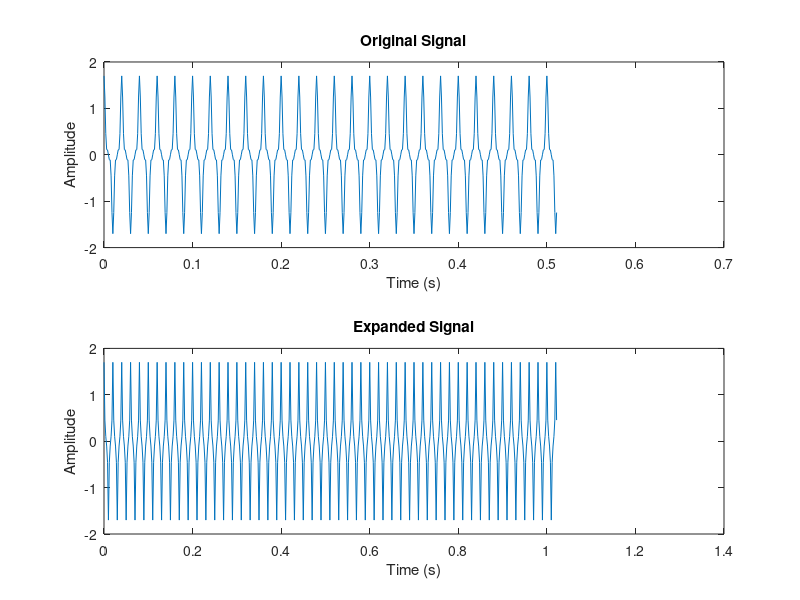
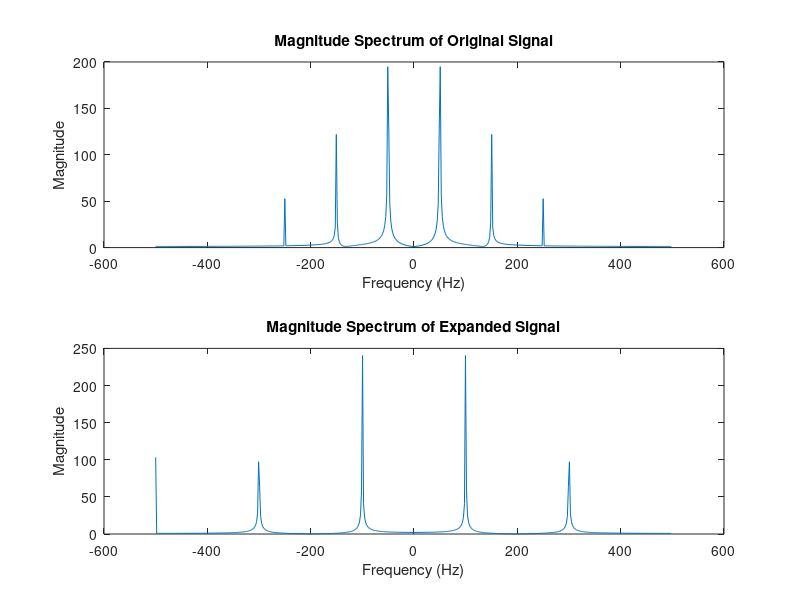

The MATLAB source for these figures, in order:
% Parameters
N = 512;            % Number of samples
fs = 1000;          % Sampling frequency (Hz)
t = (0:N-1)/fs;     % Time vector

% Original signal (sum of sinusoids)
frequencies = [50, 150, 250];  % Frequencies of sinusoids (Hz)
amplitudes = [1, 0.5, 0.2];    % Amplitudes of sinusoids
x = zeros(1, N);
for i = 1:length(frequencies)
    x = x + amplitudes(i) * cos(2*pi*frequencies(i)*t);
end

% Compute DTFT of the original signal
X = fft(x);

% Time expansion factor
alpha = 2;      % Expand the signal by a factor of 2

% Expanded signal
t_expanded = alpha * t;
x_expanded = zeros(1, length(t_expanded));
for i = 1:length(frequencies)
    x_expanded = x_expanded + amplitudes(i) * cos(2*pi*frequencies(i)*t_expanded);
end

% Compute DTFT of the expanded signal
X_expanded = fft(x_expanded);

% Plot original and expanded signals in the time domain
figure;
subplot(2,1,1);
plot(t, x);
title('Original Signal');
xlabel('Time (s)');
ylabel('Amplitude');
subplot(2,1,2);
plot(t_expanded, x_expanded);
title('Expanded Signal');
xlabel('Time (s)');
ylabel('Amplitude');

% Plot DTFT magnitude spectra of original and expanded signals
f = (-N/2:N/2-1) * fs/N; % Frequency vector
X_mag = fftshift(abs(X)); % Magnitude spectrum of original signal
X_expanded_mag = fftshift(abs(X_expanded)); % Magnitude spectrum of expanded signal

figure;
subplot(2,1,1);
plot(f, X_mag);
title('Magnitude Spectrum of Original Signal');
xlabel('Frequency (Hz)');
ylabel('Magnitude');
subplot(2,1,2);
plot(f, X_expanded_mag);
title('Magnitude Spectrum of Expanded Signal');
xlabel('Frequency (Hz)');
ylabel('Magnitude');
